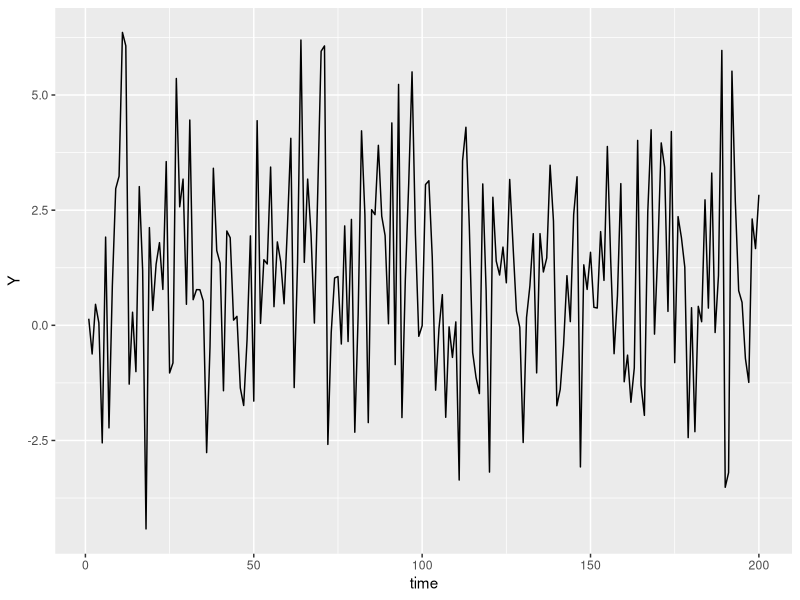
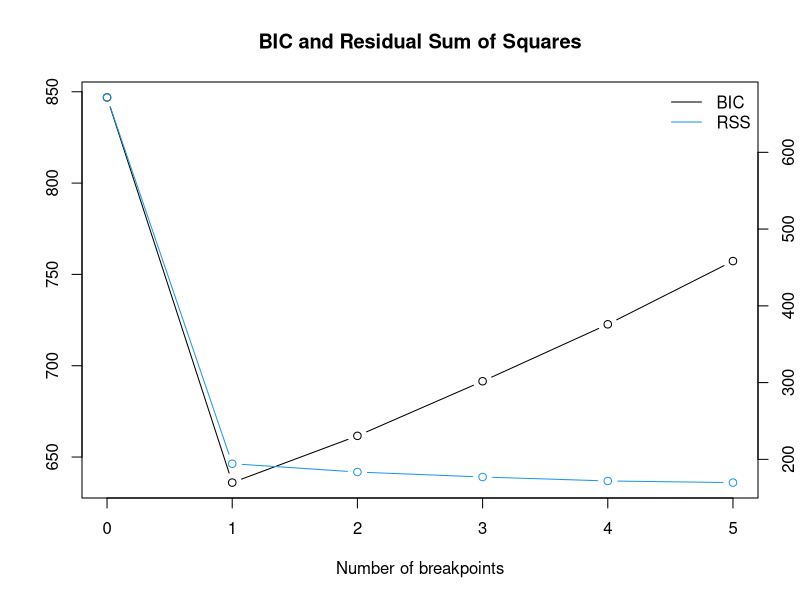

Generate these figures, in order, with R:
## ---- chunk 1
knitr::opts_chunk$set(echo = TRUE)
## ---- chunk 2
library(MASS)
library(tidyverse)
library(strucchange)
library(segmented)
## ---- chunk 3
set.seed(123)
X_const <- matrix(rep(1, 100), nrow = 100)
X_1 <- mvrnorm(n = 100, mu = rep(0, 5), Sigma = diag(5))
X_2 <- mvrnorm(n = 100, mu = rep(0, 5), Sigma = diag(5))

X_1 <- cbind(X_const, X_1)
X_2 <- cbind(X_const, X_2)

Beta_1 <- matrix(rep(1, 6), nrow = 6)
Beta_2 <- matrix(c(1, -1, 0, -1, 0, 1), nrow = 6)
epsilon_1 <- rnorm(100, 0, 1)
epsilon_2 <- rnorm(100, 0, 1)

Y_1 <- X_1%*%Beta_1 + epsilon_1
Y_2 <- X_2%*%Beta_2 + epsilon_2

Y <- rbind(Y_1, Y_2)
X <- rbind(X_1, X_2)
## ---- chunk 4
df_simulated <- cbind(Y, X) %>% 
  as.data.frame()

colnames(df_simulated) <- c("Y", "const", "X1", "X2", "X3", "X4", "X5")

df_simulated %>% 
  head()
## ---- chunk 5
df_simulated %>% 
  mutate(time = row_number()) %>% 
  ggplot(mapping = aes(x = time, y = Y)) +
  geom_line()
## ---- chunk 6
result_Bai_Perron <- breakpoints(Y ~ X1 + X2 + X3 + X4 + X5, data = df_simulated)
result_Bai_Perron
## ---- chunk 7
result_Bai_Perron %>% plot()
## ---- chunk 8
model_lm <- lm(Y ~ X1 + X2 + X3 + X4 + X5, data = df_simulated)
segmented(model_lm, seg.Z =  ~ X1 + X2 + X3 + X4 + X5)
